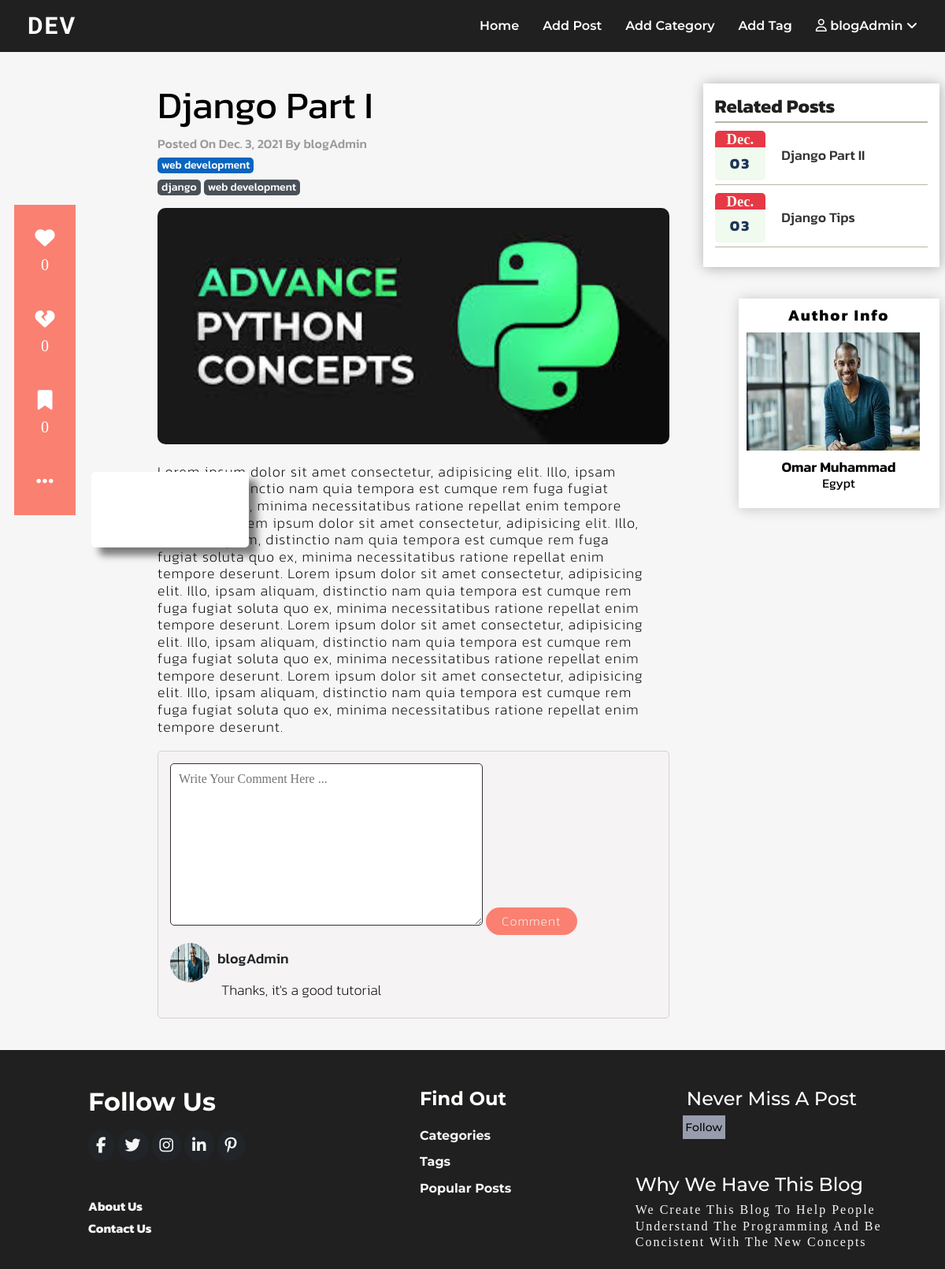
The app's page /posts/post/django-part-i/ (signed in) with its own data.
### posts/models.py (models this page shows, shortened)
class Posts(models.Model):
    author= models.ForeignKey(User, on_delete=models.CASCADE, related_name="author")
    title= models.CharField(max_length=200)
    content= models.TextField()
    image= models.ImageField(upload_to='post_image/', null=True, blank=True)
    slug= models.SlugField(null=True, blank=True)
    tags= models.ManyToManyField('Tags')
    category= models.ForeignKey('Categories', on_delete=models.CASCADE)
    created_at= models.DateTimeField(default=timezone.now)
    updated_at= models.DateTimeField(default=timezone.now)
    likes= models.ManyToManyField(User, default=None, blank=True, related_name="likes")
    dislikes= models.ManyToManyField(User, default=None, blank=True, related_name="dislikes")
    favourites= models.ManyToManyField(User, blank=True, related_name="favourites")
    class Meta:
        verbose_name= "Article"
        verbose_name_plural= "Articles"

class Categories(models.Model):
    category_name= models.CharField(max_length=50)
    slug= models.SlugField(null=True, blank=True)
    def __str__(self):
        return self.category_name
    class Meta:
        verbose_name= "Category"
        verbose_name_plural= "Categories"

class Tags(models.Model):
    tag_name= models.CharField(max_length=20)
    slug= models.SlugField(null=True, blank=True)
    class Meta:
        verbose_name= "Tag"
        verbose_name_plural= "Tags"

### comments/models.py (models this page shows, shortened)
class Comment(models.Model):
    user= models.ForeignKey(User, on_delete= models.CASCADE, null= True, blank= True)
    post= models.ForeignKey(Posts, on_delete= models.CASCADE, null= True, blank= True)
    comment= models.TextField()
    created_at= models.DateTimeField(default=timezone.now)
    updated_at= models.DateTimeField(default=timezone.now)

### users/models.py (models this page shows, shortened)
class Profile(models.Model):
    GENDER_CHOICES= [
        ('MALE' , 'Male'),
        ('FEMALE' , 'Female'),
        ('OTHER' , 'Other'),
    ]
    user= models.OneToOneField(User, on_delete=models.CASCADE)
    avatar= models.ImageField(upload_to= 'user/', blank=True, null=True)
    bio= models.TextField(blank=True, null=True)
    location= models.CharField(max_length=120, blank=True, null=True)
    birthdate= models.DateField(blank=True, null=True)
    gender= models.CharField(max_length=120, choices=GENDER_CHOICES, blank=True, null=True)
    mobile= models.CharField(max_length=120, blank=True, null=True)
    age= models.IntegerField(blank=True, null=True)
    created_at= models.DateTimeField(default=timezone.now)
    updated_at= models.DateTimeField(default=timezone.now)
    class Meta:
        verbose_name= "Profile"
        verbose_name_plural= "Profiles"

### posts/views.py (the view)
# urls.py: path('post/<slug:slug>/', PostDetailView, name="post_detail"),                   # Post Detail
@login_required
def PostDetailView(request, slug):
    article = Posts.objects.get(slug=slug)
    comments = Comment.objects.filter(post=article)
    tags = article.tags.all()
    related_posts = Posts.objects.filter(tags__in=tags).exclude(slug=slug)[:5]
    if request.method == 'POST':
        form = CommentForm(request.POST)
        if form.is_valid():
            myform = form.save(commit=False)
            myform.user = request.user
            myform.post = article
            myform.save()
            return redirect('posts:post_listings')
    else:
        form = CommentForm()
    context={
        'article': article,
        'form': form,
        'comments': comments,
        'related_posts': related_posts
    }
    return render(request, "posts/post_detail.html", context)

### comments/forms.py
class CommentForm(forms.ModelForm):
    comment = forms.CharField(
        widget = forms.Textarea(
            attrs = {
            'class': 'textarea',
            'placeholder': 'Write Your Comment Here ...'
        }),
        label = '',
    )
    class Meta:
        model= Comment
        fields= ('comment',)

### project/templates/posts/post_detail.html (shortened to what this page needs)
{% extends 'base.html' %}
{% load static %}
{% load humanize %}
{% load social_share %}
{% block content %}
<main class="post-details">
    <section class="left">
        <section class="detail">
            <div class="post-title">
                <p class="title">{{ article.title }}</p>
            </div>
            <div class="posted-at">
                <p class="date">Posted On {{ article.created_at |naturalday }} <a href="{% url 'user_profile' article.author.pk %}" class="user"><span>By {{ article.author.username }}</span></a></p>
            </div>
            <div class="category">
                <a href="{% url 'posts:category' article.category.slug %}">{{ article.category }}</a>
            </div>
            <div class="tags">
                {% for tag in article.tags.all %}
                <a href="{% url 'posts:tags' tag.slug %}">{{ tag.tag_name }}</a>
                {% endfor %}
            </div>
            {% if article.image %}
            <picture class="img">
                <img src="{{ article.image.url }}" alt="Post Image">
            </picture>
            {% endif %}
            <div class="post-body">
                <p class="body">
                    {{ article.content }}
                </p>
            </div>
        </section>
        <section class="comments">
            <div class="content">
                <div class="comment-form">
                    <form action="{% url 'posts:post_detail' article.slug %}" method="POST">
                        {{ form }}
                        <button class="btn" type="submit">Comment</button>
                    </form>
                </div>
                <div class="comment-replies">
                    {% if comments %}
                        {% for comment in comments %}
                        <div class="content">
                            <div class="commentator">
                                <div class="img">
                                    {% if comment.user.profile.avatar %}
                                    <img src="{{ comment.user.profile.avatar.url }}" alt="Commentator">
                                    {% else %}
                                    <img src="{% static 'img/add-profile.jfif' %}" alt="Commentator">
                                    {% endif %}
                                </div>
                                {% if comment.user.username %}
                                <a href="{% url 'user_profile' comment.user.pk %}">{{comment.user.username}}</a>
                                {% else %}
                                <a href="{% url 'user_profile' comment.user.pk %}">{{comment.user.first_name}} {{comment.user.last_name}}</a>
                                {% endif %}
                            </div>
                            <div class="comment-body">
                                <p class="body">{{ comment.comment }}</p>
                            </div>
                        </div>
                        {% endfor %}
                    {% endif %}
                </div>
            </div>
        </section>
        <aside class="more">
            <div class="contentBox">
              <form method= "POST" action= "{% url 'posts:like' article.slug %}">
                  <button class="btn" type= "submit"><span class="icon fas fa-heart"></span></button>
              </form>
                <span class="text">{{ article.likes.count }}</span>
            </div>
            <div class="contentBox">
                <form method= "POST" action= "{% url 'posts:dislike' article.slug %}">
                    <button class="btn" type= "submit"><span class="icon fas fa-heart-broken"></span></button>
                </form>
                <span class="text">{{ article.dislikes.count }}</span>
            </div>
            <div class="contentBox">
                <form method= "POST" action= "{% url 'posts:favourite' article.slug %}">
                    <button class="btn" type= "submit"><span class="icon  fas fa-bookmark"></span></button>
                </form>
                <span class="text">{{ article.favourites.count }}</span>
            </div>
            <div class="dots_contentBox">
                <span class="dots_icon fas fa-ellipsis-h"></span>
                <ul class="share hide">
                    <li></li>
                    <li></li>
                    <li></li>
                </ul>
            </div>
        </aside>
    </section>
    <section class="right">
      {% if related_posts %}
        <section class="related-posts">
            <div class="content">
                <h2 class="heading">Related Posts</h2>
                {% for related_post in related_posts %}
                <div class="post">
                    <div class="date">
                        <h3 class="month">{{ related_post.created_at |date:'N' }}</h3>
                        <h3 class="day">{{ related_post.created_at |date:'d' }}</h3>
                    </div>
                    <div class="post-title">
                        <a href="{% url 'posts:post_detail' related_post.slug %}" class="title">{{ related_post.title }}</a>
                    </div>
                </div>
                {% endfor %}
            </div>
        </section>
        {% endif %}
        <div class="user-card">
            <h2 class="heading">Author Info</h2>
            <a href="#" class="img">
              {% if article.author.profile.avatar %}
              <img src="{{ article.author.profile.avatar.url }}" alt="Commentator">
              {% else %}
              <img src="{% static 'img/add-profile.jfif' %}" alt="Commentator">
              {% endif %}
            </a>
            <div class="info">
                {% if article.author.first_name and article.author.last_name %}
                <a href="{% url 'user_profile' article.author.pk %}" class="username">{{ article.author.first_name }} {{ article.author.last_name }}</a>
                {% else %}
                <a href="{% url 'user_profile' article.author.pk %}" class="username">{{ article.author.username }}</a>
                {% endif %}
                {% if article.author.profile.location %}
                <p class="country">{{ article.author.profile.location }}</p>
                {% endif %}
            </div>
        </div>
    </section>
</main>
{% endblock %}

### project/templates/parts/nav.html (shortened to what this page needs)
<header>
    <div class="logo">
        <a href="{% url 'home' %}"><p>dev</p></a>
    </div>
    <ul class="nav_links">
        {% if user.is_authenticated %}
            <li><a href="{% url 'home' %}">Home</a></li>
            <li><a href="{% url 'posts:add_post' %}">Add Post</a></li>
            <li><a href="{% url 'posts:add_category' %}">Add Category</a></li>
            <li><a href="{% url 'posts:add_tag' %}">Add Tag</a></li>
            <li>
                <span>
                    <i class="far fa-user"></i> {{ user.username }} <i class="fas fa-angle-down icon"></i>
                </span>
            </li>
        {% else %}
          <li><a href="{% url 'user_login' %}">Login</a></li>
          <li><a href="{% url 'user_signup' %}">Signup</a></li>
        {% endif %}
    </ul>
</header>

### records on screen
Posts: title "Django Part I", created_at "Dec. 3, 2021", author.username "blogAdmin", category "web development", image (picture), content "Lorem ipsum dolor sit amet consectetur, adipisicing elit. Illo, ipsam aliquam, distinctio nam quia tempora est cumque rem fuga fugiat soluta quo ex, minima necessitatibus ratione repellat enim tempore deserunt. Lorem ipsum dolor sit amet consectetur, adipisicing elit. Illo, ipsam aliquam, distinctio nam quia tempora est cumque rem fuga fugiat soluta quo ex, minima necessitatibus ratione repellat enim tempore deserunt. Lorem ipsum dolor sit amet consectetur, adipisicing elit. Illo, ipsam aliquam, distinctio nam quia tempora est cumque rem fuga fugiat soluta quo ex, minima necessitatibus ratione repellat enim tempore deserunt. Lorem ipsum dolor sit amet consectetur, adipisicing elit. Illo,…", likes.count "0", dislikes.count "0", favourites.count "0", author.profile.avatar (picture), author.first_name "Omar", author.last_name "Muhammad", author.profile.location "Egypt"
Tags: tag_name "django"
Tags: tag_name "web development"
Comment: user.profile.avatar (picture), user.username "blogAdmin", comment "Thanks, it's a good tutorial"
Posts: created_at "Dec.", created_at "03", title "Django Part II"
Posts: created_at "Dec.", created_at "03", title "Django Tips"

### other values on screen
{{ user.username }} "blogAdmin"
